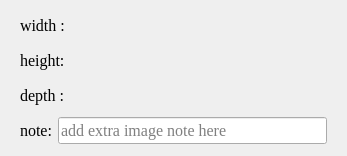
<?xml version="1.0" encoding="UTF-8"?>
<ui version="4.0">
 <class>Form</class>
 <widget class="QWidget" name="Form">
  <property name="geometry">
   <rect>
    <x>0</x>
    <y>0</y>
    <width>347</width>
    <height>156</height>
   </rect>
  </property>
  <property name="minimumSize">
   <size>
    <width>0</width>
    <height>100</height>
   </size>
  </property>
  <property name="font">
   <font>
    <family>Times New Roman</family>
    <pointsize>12</pointsize>
   </font>
  </property>
  <property name="windowTitle">
   <string>Form</string>
  </property>
  <layout class="QVBoxLayout" name="verticalLayout">
   <item>
    <widget class="QWidget" name="widget" native="true">
     <layout class="QHBoxLayout" name="horizontalLayout">
      <property name="leftMargin">
       <number>9</number>
      </property>
      <property name="topMargin">
       <number>0</number>
      </property>
      <property name="rightMargin">
       <number>9</number>
      </property>
      <property name="bottomMargin">
       <number>0</number>
      </property>
      <item>
       <widget class="QLabel" name="label">
        <property name="minimumSize">
         <size>
          <width>0</width>
          <height>0</height>
         </size>
        </property>
        <property name="maximumSize">
         <size>
          <width>60</width>
          <height>16777215</height>
         </size>
        </property>
        <property name="text">
         <string>width :</string>
        </property>
       </widget>
      </item>
      <item>
       <widget class="QLabel" name="label_width">
        <property name="text">
         <string/>
        </property>
       </widget>
      </item>
     </layout>
    </widget>
   </item>
   <item>
    <widget class="QWidget" name="widget_2" native="true">
     <layout class="QHBoxLayout" name="horizontalLayout_2">
      <property name="leftMargin">
       <number>9</number>
      </property>
      <property name="topMargin">
       <number>0</number>
      </property>
      <property name="rightMargin">
       <number>9</number>
      </property>
      <property name="bottomMargin">
       <number>0</number>
      </property>
      <item>
       <widget class="QLabel" name="label_2">
        <property name="minimumSize">
         <size>
          <width>0</width>
          <height>0</height>
         </size>
        </property>
        <property name="maximumSize">
         <size>
          <width>60</width>
          <height>16777215</height>
         </size>
        </property>
        <property name="text">
         <string>height:</string>
        </property>
       </widget>
      </item>
      <item>
       <widget class="QLabel" name="label_height">
        <property name="text">
         <string/>
        </property>
       </widget>
      </item>
     </layout>
    </widget>
   </item>
   <item>
    <widget class="QWidget" name="widget_4" native="true">
     <layout class="QHBoxLayout" name="horizontalLayout_4">
      <property name="leftMargin">
       <number>9</number>
      </property>
      <property name="topMargin">
       <number>0</number>
      </property>
      <property name="rightMargin">
       <number>9</number>
      </property>
      <property name="bottomMargin">
       <number>0</number>
      </property>
      <item>
       <widget class="QLabel" name="label_3">
        <property name="maximumSize">
         <size>
          <width>60</width>
          <height>16777215</height>
         </size>
        </property>
        <property name="text">
         <string>depth :</string>
        </property>
       </widget>
      </item>
      <item>
       <widget class="QLabel" name="label_depth">
        <property name="text">
         <string/>
        </property>
       </widget>
      </item>
     </layout>
    </widget>
   </item>
   <item>
    <widget class="QWidget" name="widget_3" native="true">
     <layout class="QHBoxLayout" name="horizontalLayout_3">
      <property name="leftMargin">
       <number>9</number>
      </property>
      <property name="topMargin">
       <number>0</number>
      </property>
      <property name="rightMargin">
       <number>9</number>
      </property>
      <property name="bottomMargin">
       <number>0</number>
      </property>
      <item>
       <widget class="QLabel" name="label_5">
        <property name="text">
         <string>note:</string>
        </property>
       </widget>
      </item>
      <item>
       <widget class="QLineEdit" name="lineEdit_note">
        <property name="minimumSize">
         <size>
          <width>200</width>
          <height>0</height>
         </size>
        </property>
        <property name="placeholderText">
         <string>add extra image note here</string>
        </property>
       </widget>
      </item>
     </layout>
    </widget>
   </item>
  </layout>
 </widget>
 <resources/>
 <connections/>
</ui>
